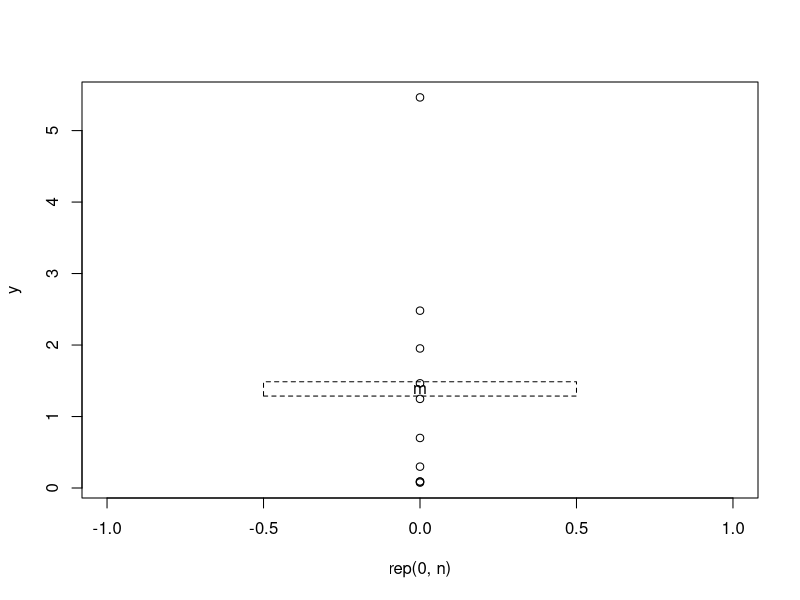

Here is the R script that generated this plot: (Note: this script raises an error after producing the figure.)
n <- 10
y <- rexp(n)
save(y,file="qptest.Rdata")

plot(rep(0,n),y)
m <- mean(y)
points(0,m,pch="m")
h <- 0.2
w <- 1
rect(-w/2,m-h/2,w/2,m+h/2,lty="dashed")

In <- diag(rep(1,n))
zero <- diag(rep(0,n))
one.vec <- rep(1,n)
zero.vec <- rep(0,n)
A <- rbind(cbind(t(one.vec),t(zero.vec),t(zero.vec),t(zero.vec)),
           cbind(In,In,zero,In),
           cbind(-In,zero,In,In))
b0 <- as.vector(cbind(y,zero.vec,zero.vec,one.vec*h/2))
d <- rep(0,2*n+1)
d[1] <- m
D <- diag(rep(0,2*n+1))
D[1,1] <- 1
sol <- solve.QP(D,d,A,b0,n)

##simpler, only 1 point:
m <- 0.9
y <- 1
f <- function(x)(x-m)^2
curve(f(x),0,2)
h <- 0.5
pts <- c(y-0.5,y,y+0.5,m)
pch <- c("[","y","]","m")
points(pts,f(pts),pch=pch)
A <- cbind(diag(rep(1,3)),c(0,1,1))
b0 <- c(y,0,0,h/2)
Q <- t(c(1,1,-1))
D <- t(Q)%*%Q
d <- m*Q
solve.QP(D,d,A,b0,1)
